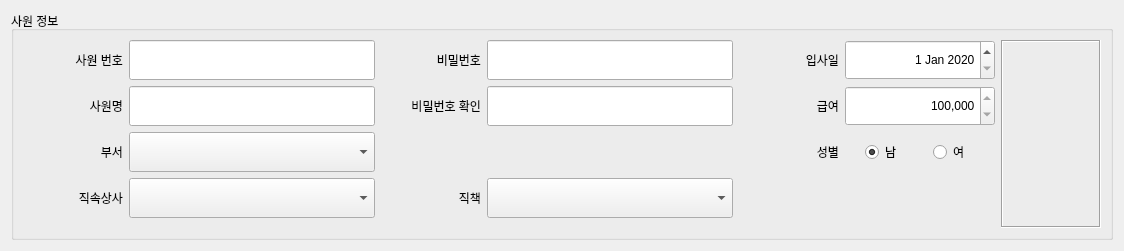
<?xml version="1.0" encoding="UTF-8"?>
<ui version="4.0">
 <class>EmployeeInfo</class>
 <widget class="QWidget" name="EmployeeInfo">
  <property name="geometry">
   <rect>
    <x>0</x>
    <y>0</y>
    <width>1124</width>
    <height>251</height>
   </rect>
  </property>
  <property name="windowTitle">
   <string>사원</string>
  </property>
  <layout class="QGridLayout" name="gridLayout">
   <item row="0" column="0">
    <widget class="QGroupBox" name="groupBox">
     <property name="title">
      <string>사원 정보</string>
     </property>
     <layout class="QHBoxLayout" name="horizontalLayout">
      <item>
       <layout class="QFormLayout" name="formLayout">
        <item row="0" column="1">
         <widget class="QLineEdit" name="le_no">
          <property name="minimumSize">
           <size>
            <width>150</width>
            <height>40</height>
           </size>
          </property>
         </widget>
        </item>
        <item row="0" column="0">
         <widget class="QLabel" name="lbl_no">
          <property name="minimumSize">
           <size>
            <width>100</width>
            <height>40</height>
           </size>
          </property>
          <property name="text">
           <string>사원 번호</string>
          </property>
          <property name="alignment">
           <set>Qt::AlignRight|Qt::AlignTrailing|Qt::AlignVCenter</set>
          </property>
         </widget>
        </item>
        <item row="1" column="0">
         <widget class="QLabel" name="lbl_name">
          <property name="minimumSize">
           <size>
            <width>100</width>
            <height>40</height>
           </size>
          </property>
          <property name="text">
           <string>사원명</string>
          </property>
          <property name="alignment">
           <set>Qt::AlignRight|Qt::AlignTrailing|Qt::AlignVCenter</set>
          </property>
         </widget>
        </item>
        <item row="1" column="1">
         <widget class="QLineEdit" name="le_name">
          <property name="minimumSize">
           <size>
            <width>150</width>
            <height>40</height>
           </size>
          </property>
         </widget>
        </item>
        <item row="2" column="0">
         <widget class="QLabel" name="lbl_dept">
          <property name="minimumSize">
           <size>
            <width>100</width>
            <height>40</height>
           </size>
          </property>
          <property name="text">
           <string>부서</string>
          </property>
          <property name="alignment">
           <set>Qt::AlignRight|Qt::AlignTrailing|Qt::AlignVCenter</set>
          </property>
         </widget>
        </item>
        <item row="2" column="1">
         <widget class="QComboBox" name="cb_dept">
          <property name="minimumSize">
           <size>
            <width>150</width>
            <height>40</height>
           </size>
          </property>
         </widget>
        </item>
        <item row="3" column="0">
         <widget class="QLabel" name="lbl_manager">
          <property name="minimumSize">
           <size>
            <width>100</width>
            <height>40</height>
           </size>
          </property>
          <property name="text">
           <string>직속상사</string>
          </property>
          <property name="alignment">
           <set>Qt::AlignRight|Qt::AlignTrailing|Qt::AlignVCenter</set>
          </property>
         </widget>
        </item>
        <item row="3" column="1">
         <widget class="QComboBox" name="cb_manager">
          <property name="minimumSize">
           <size>
            <width>150</width>
            <height>40</height>
           </size>
          </property>
         </widget>
        </item>
       </layout>
      </item>
      <item>
       <layout class="QFormLayout" name="formLayout_2">
        <item row="0" column="0">
         <widget class="QLabel" name="lbl_pass1">
          <property name="minimumSize">
           <size>
            <width>100</width>
            <height>40</height>
           </size>
          </property>
          <property name="text">
           <string>비밀번호</string>
          </property>
          <property name="alignment">
           <set>Qt::AlignRight|Qt::AlignTrailing|Qt::AlignVCenter</set>
          </property>
         </widget>
        </item>
        <item row="2" column="0">
         <widget class="QLabel" name="lbl_pass2">
          <property name="minimumSize">
           <size>
            <width>100</width>
            <height>40</height>
           </size>
          </property>
          <property name="text">
           <string>비밀번호 확인</string>
          </property>
          <property name="alignment">
           <set>Qt::AlignRight|Qt::AlignTrailing|Qt::AlignVCenter</set>
          </property>
         </widget>
        </item>
        <item row="3" column="1">
         <widget class="QLabel" name="lbl_pass_confirm">
          <property name="minimumSize">
           <size>
            <width>150</width>
            <height>40</height>
           </size>
          </property>
          <property name="font">
           <font>
            <pointsize>9</pointsize>
            <weight>75</weight>
            <bold>true</bold>
           </font>
          </property>
          <property name="styleSheet">
           <string notr="true">color: red</string>
          </property>
          <property name="text">
           <string/>
          </property>
          <property name="alignment">
           <set>Qt::AlignCenter</set>
          </property>
         </widget>
        </item>
        <item row="0" column="1">
         <widget class="QLineEdit" name="le_pass1">
          <property name="minimumSize">
           <size>
            <width>150</width>
            <height>40</height>
           </size>
          </property>
          <property name="echoMode">
           <enum>QLineEdit::Password</enum>
          </property>
         </widget>
        </item>
        <item row="2" column="1">
         <widget class="QLineEdit" name="le_pass2">
          <property name="minimumSize">
           <size>
            <width>150</width>
            <height>40</height>
           </size>
          </property>
          <property name="echoMode">
           <enum>QLineEdit::Password</enum>
          </property>
         </widget>
        </item>
        <item row="4" column="1">
         <widget class="QComboBox" name="cb_title">
          <property name="minimumSize">
           <size>
            <width>150</width>
            <height>40</height>
           </size>
          </property>
         </widget>
        </item>
        <item row="4" column="0">
         <widget class="QLabel" name="lbl_title">
          <property name="minimumSize">
           <size>
            <width>100</width>
            <height>40</height>
           </size>
          </property>
          <property name="text">
           <string>직책</string>
          </property>
          <property name="alignment">
           <set>Qt::AlignRight|Qt::AlignTrailing|Qt::AlignVCenter</set>
          </property>
         </widget>
        </item>
       </layout>
      </item>
      <item>
       <layout class="QFormLayout" name="formLayout_3">
        <item row="1" column="0">
         <widget class="QLabel" name="lbl_hire_date">
          <property name="minimumSize">
           <size>
            <width>100</width>
            <height>40</height>
           </size>
          </property>
          <property name="text">
           <string>입사일</string>
          </property>
          <property name="alignment">
           <set>Qt::AlignRight|Qt::AlignTrailing|Qt::AlignVCenter</set>
          </property>
         </widget>
        </item>
        <item row="1" column="1">
         <widget class="QDateEdit" name="de_hire_date">
          <property name="minimumSize">
           <size>
            <width>150</width>
            <height>40</height>
           </size>
          </property>
          <property name="alignment">
           <set>Qt::AlignRight|Qt::AlignTrailing|Qt::AlignVCenter</set>
          </property>
          <property name="maximumDate">
           <date>
            <year>2100</year>
            <month>12</month>
            <day>31</day>
           </date>
          </property>
          <property name="minimumDate">
           <date>
            <year>1990</year>
            <month>9</month>
            <day>14</day>
           </date>
          </property>
          <property name="date">
           <date>
            <year>2020</year>
            <month>1</month>
            <day>1</day>
           </date>
          </property>
         </widget>
        </item>
        <item row="2" column="0">
         <widget class="QLabel" name="lbl_salary">
          <property name="minimumSize">
           <size>
            <width>100</width>
            <height>40</height>
           </size>
          </property>
          <property name="text">
           <string>급여</string>
          </property>
          <property name="alignment">
           <set>Qt::AlignRight|Qt::AlignTrailing|Qt::AlignVCenter</set>
          </property>
         </widget>
        </item>
        <item row="2" column="1">
         <widget class="QSpinBox" name="sp_salary">
          <property name="minimumSize">
           <size>
            <width>100</width>
            <height>40</height>
           </size>
          </property>
          <property name="alignment">
           <set>Qt::AlignRight|Qt::AlignTrailing|Qt::AlignVCenter</set>
          </property>
          <property name="showGroupSeparator" stdset="0">
           <bool>true</bool>
          </property>
          <property name="minimum">
           <number>1500000</number>
          </property>
          <property name="maximum">
           <number>5000000</number>
          </property>
          <property name="singleStep">
           <number>100000</number>
          </property>
         </widget>
        </item>
        <item row="3" column="0">
         <widget class="QLabel" name="lbl_gender">
          <property name="minimumSize">
           <size>
            <width>100</width>
            <height>40</height>
           </size>
          </property>
          <property name="text">
           <string>성별</string>
          </property>
          <property name="alignment">
           <set>Qt::AlignRight|Qt::AlignTrailing|Qt::AlignVCenter</set>
          </property>
         </widget>
        </item>
        <item row="3" column="1">
         <layout class="QHBoxLayout" name="horizontalLayout_2">
          <property name="leftMargin">
           <number>20</number>
          </property>
          <item>
           <widget class="QRadioButton" name="rb_male">
            <property name="minimumSize">
             <size>
              <width>40</width>
              <height>40</height>
             </size>
            </property>
            <property name="text">
             <string>남</string>
            </property>
            <property name="checked">
             <bool>true</bool>
            </property>
            <attribute name="buttonGroup">
             <string notr="true">buttonGroup</string>
            </attribute>
           </widget>
          </item>
          <item>
           <widget class="QRadioButton" name="rb_female">
            <property name="minimumSize">
             <size>
              <width>40</width>
              <height>40</height>
             </size>
            </property>
            <property name="text">
             <string>여</string>
            </property>
            <attribute name="buttonGroup">
             <string notr="true">buttonGroup</string>
            </attribute>
           </widget>
          </item>
         </layout>
        </item>
        <item row="5" column="1">
         <layout class="QVBoxLayout" name="verticalLayout_2"/>
        </item>
       </layout>
      </item>
      <item>
       <widget class="QLabel" name="lbl_img">
        <property name="minimumSize">
         <size>
          <width>100</width>
          <height>150</height>
         </size>
        </property>
        <property name="frameShape">
         <enum>QFrame::Box</enum>
        </property>
        <property name="frameShadow">
         <enum>QFrame::Sunken</enum>
        </property>
        <property name="text">
         <string/>
        </property>
        <property name="pixmap">
         <pixmap>../../resources/no_img.png</pixmap>
        </property>
        <property name="scaledContents">
         <bool>true</bool>
        </property>
        <property name="alignment">
         <set>Qt::AlignCenter</set>
        </property>
        <property name="indent">
         <number>-1</number>
        </property>
       </widget>
      </item>
     </layout>
    </widget>
   </item>
  </layout>
 </widget>
 <resources/>
 <connections/>
 <buttongroups>
  <buttongroup name="buttonGroup"/>
 </buttongroups>
</ui>
